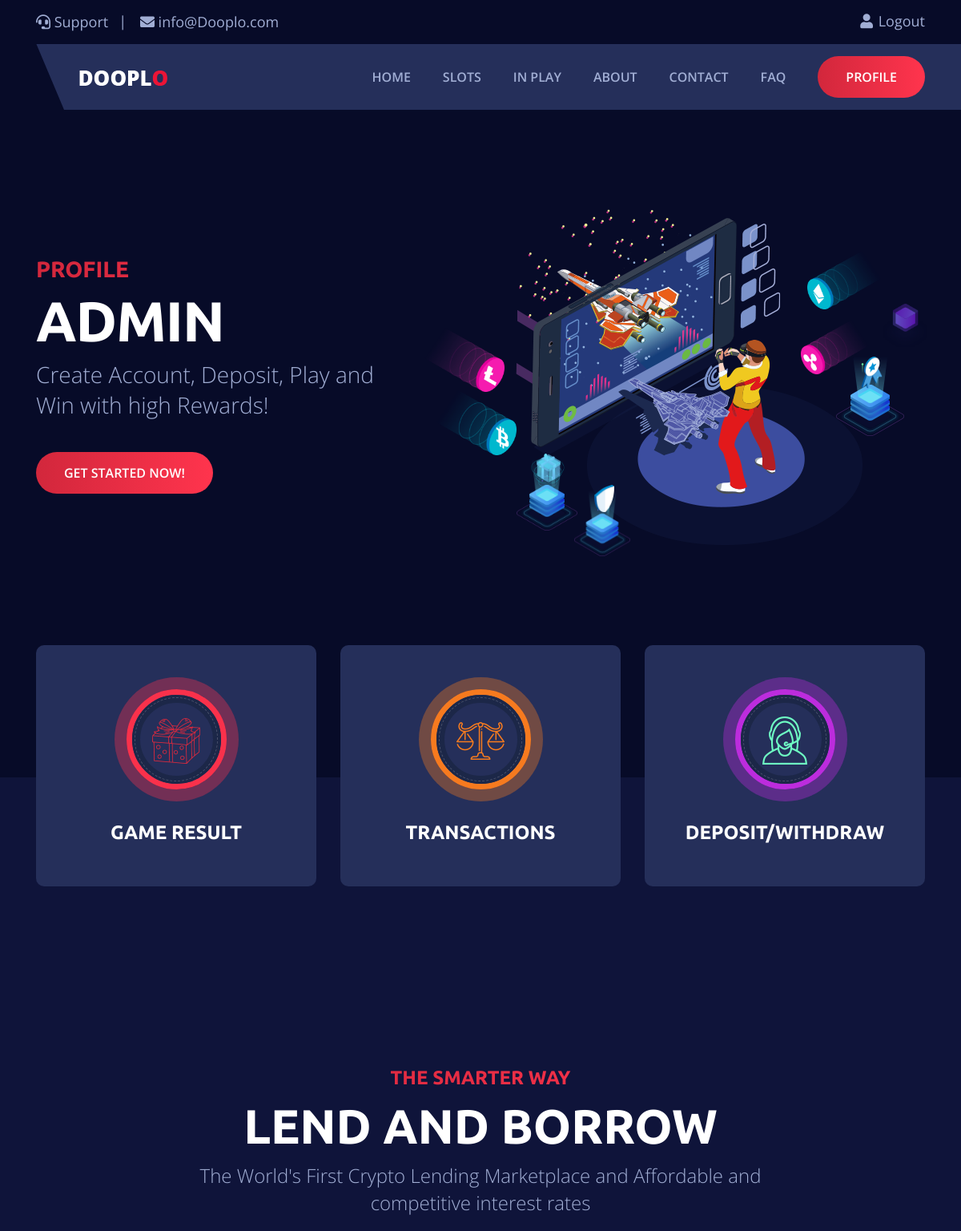
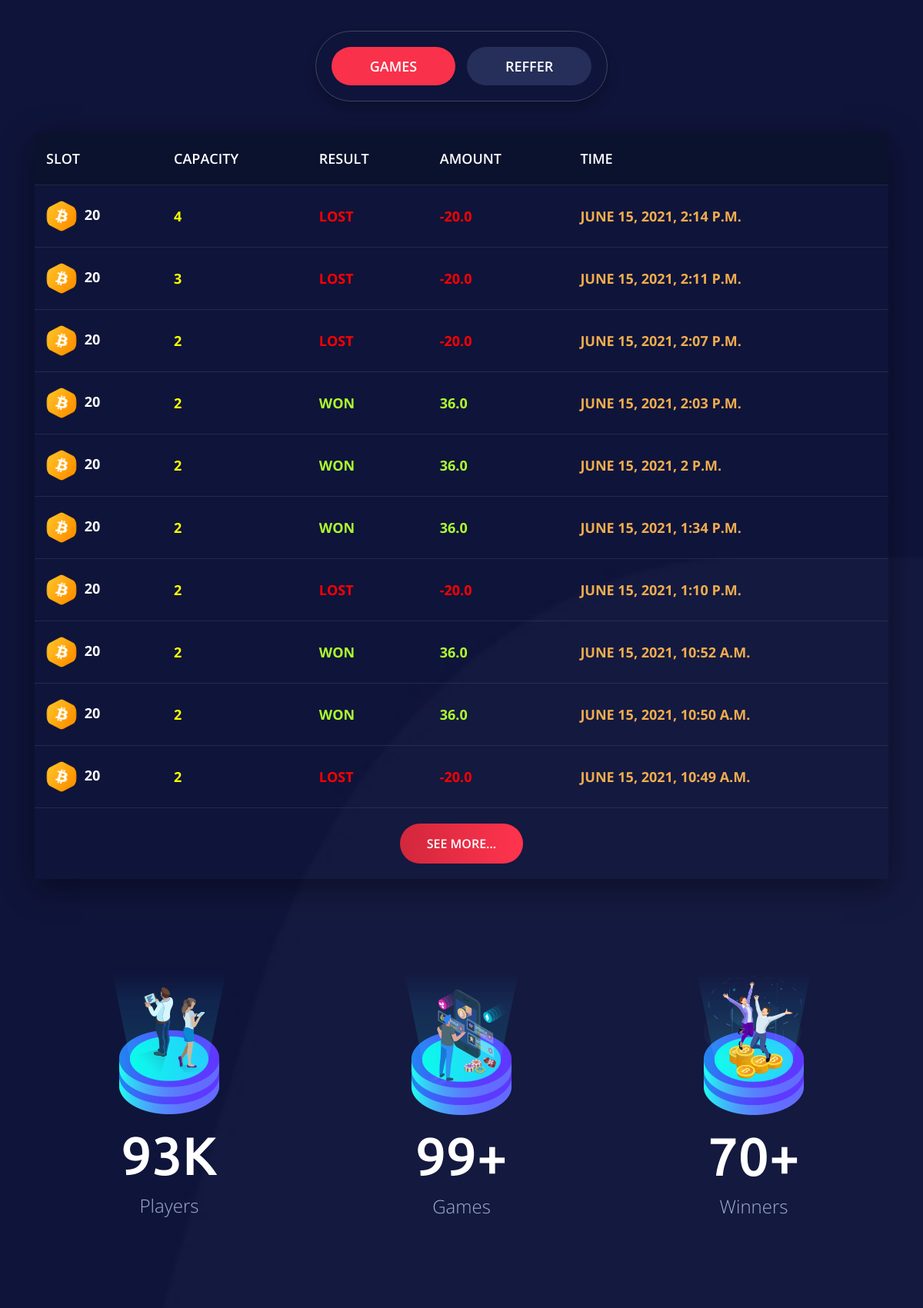
Screenshot of /profile/ (signed in, upper part) with the database file from the repository (2 pictures, top to bottom).
### wheelspin/models.py (models this page shows, shortened)
class GameDetails(models.Model):
    username = models.ForeignKey(User, on_delete=models.CASCADE)
    slot = models.BigIntegerField()
    capcity = models.BigIntegerField()
    result = models.CharField(max_length=10)
    charge = models.FloatField()
    time = models.DateTimeField(auto_now_add=True, auto_now=False)

### wheelspin/views.py (the view)
# urls.py: path('profile/', profile, name="profile"),
@login_required
def profile(request):
    username = request.user.id
    results = GameDetails.objects.filter(username=username).order_by('-id')[:10]
    context = {
        "results": results,
    }
    return render(request,'wheelspin/profile.html', context)

### wheelspin/templates/wheelspin/profile.html (shortened to what this page needs)
{% extends 'wheelspin/base.html' %}
{% load static %}
{% block body %}
    <div class="hero-area">
        <div class="container">
            <div class="row">
                <div class="col-lg-5 d-flex align-self-center">
                    <div class="left-content">
                        <div class="content">
                            <h5 class="subtitle">
                                Profile
                            </h5>
                            <h1 class="title">
                                {{request.user.username}}
                            </h1>
                            <p class="text">
                                Create Account, Deposit, Play and Win with high Rewards!
                            </p>
                            <div class="links">
                                <a href="/slots/" class="mybtn1 link1">Get Started Now!</a>
                            </div>
                        </div>
                    </div>
                </div>
                <div class="col-lg-7">
                    <div class="hero-img d-none d-md-block">
                        <img class="shape phone" src="{% static 'wheelspin/assets/images/h-shapes/phone.png' %}" alt="">
                        <img class="shape man" src="{% static 'wheelspin/assets/images/h-shapes/man222.png' %}" alt="">
                        <img class="shape ripple" src="{% static 'wheelspin/assets/images/h-shapes/ripple.png' %}" alt="">
                        <img class="shape ripple2" src="{% static 'wheelspin/assets/images/h-shapes/ripple1.png' %}" alt="">
                        <img class="shape bitcoin1" src="{% static 'wheelspin/assets/images/h-shapes/bitcoin1.png' %}" alt="">
                        <img class="shape bitcoin2" src="{% static 'wheelspin/assets/images/h-shapes/bitcoin2.png' %}" alt="">
                        <img class="shape shape-icon" src="{% static 'wheelspin/assets/images/h-shapes/shape.png' %}" alt="">
                        <img class="shape award-bg" src="{% static 'wheelspin/assets/images/h-shapes/award/bg.png' %}" alt="">
                        <img class="shape award" src="{% static 'wheelspin/assets/images/h-shapes/award/award.png' %}" alt="">
                        <img class="shape gift-bg" src="{% static 'wheelspin/assets/images/h-shapes/giftbox/bg.png' %}" alt="">
                        <img class="shape gift" src="{% static 'wheelspin/assets/images/h-shapes/giftbox/gift.png' %}" alt="">
                        <img class="shape shield-bg" src="{% static 'wheelspin/assets/images/h-shapes/shield/bg.png' %}" alt="">
                        <img class="shape shield" src="{% static 'wheelspin/assets/images/h-shapes/shield/shield.png' %}" alt="">
                    </div>
                </div>
            </div>
        </div>
    </div>
    <section class="featured-game">
        <div class="features">
            <div class="container">
                <div class="row">
                    <div class="col-lg-12">
                        <div class="feature-box">
                            <div class="feature-box-inner">
                                <div class="row">
                                    <div class="col-lg-4 col-md-6">
                                        <a href="/gameresults">
                                            <div class="single-feature">
                                                <div class="icon one">
                                                    <img src="{% static 'wheelspin/assets/images/feature/icon1.png' %}" alt="">
                                                </div>
                                                <div class="content">
                                                    <h4 class="title">
                                                        Game Result
                                                    </h4>
                                                </div>
                                            </div>
                                        </a>
                                    </div>
                                    <div class="col-lg-4 col-md-6">
                                        <a href="/transactions">
                                            <div class="single-feature">
                                                <div class="icon two">
                                                    <img src="{% static 'wheelspin/assets/images/feature/icon2.png' %}" alt="">
                                                </div>
                                                <div class="content">
                                                    <h4 class="title">
                                                        Transactions
                                                    </h4>
                                                </div>
                                            </div>
                                        </a>
                                    </div>
                                    <div class="col-lg-4 col-md-6">
                                        <a href="/exchange">
                                            <div class="single-feature">
                                                <div class="icon three">
                                                    <img src="{% static 'wheelspin/assets/images/feature/icon3.png' %}" alt="">
                                                </div>
                                                <div class="content">
                                                    <h4 class="title">
                                                        Deposit/Withdraw
                                                    </h4>
                                                </div>
                                            </div>
                                        </a>
                                    </div>
                                </div>
                            </div>
                        </div>
                    </div>
                </div>
            </div>
        </div>
    <section class="activities">
        <img class="shape shape1" src="{% static 'wheelspin/assets/images/people/shape1.png' %}" alt="">
        <img class="shape shape2" src="{% static 'wheelspin/assets/images/people/shape2.png' %}" alt="">
        <img class="shape shape3" src="{% static 'wheelspin/assets/images/people/shape3.png' %}" alt="">
        <div class="container">
            <div class="row justify-content-center">
                <div class="col-lg-8 col-md-10">
                    <div class="section-heading">
                        <h5 class="subtitle">
                            The Smarter Way
                        </h5>
                        <h2 class="title">
                            Lend and Borrow
                        </h2>
                        <p class="text">
                            The World's First Crypto Lending Marketplace and Affordable and competitive interest rates
                        </p>
                    </div>
                </div>
            </div>
            <div class="row">
                <div class="col-lg-12">
                    <div class="tab-menu-area">
                        <ul class="nav nav-lend mb-3" id="pills-tab" role="tablist">
                            <li class="nav-item">
                                <a class="nav-link active" id="pills-all-bets-tab" data-toggle="pill" href="#pills-all-bets" role="tab" aria-controls="pills-all-bets" aria-selected="true">Games</a>
                            </li>
                            <li class="nav-item">
                                <a class="nav-link" id="pills-my-bets-tab" data-toggle="pill" href="#pills-my-bets" role="tab" aria-controls="pills-my-bets" aria-selected="false">Reffer</a>
                            </li>
                        </ul>
                    </div>
                    <div class="tab-content" id="pills-tabContent">
                        <div class="tab-pane fade show active" id="pills-all-bets" role="tabpanel" aria-labelledby="pills-all-bets-tab">
                            <div class="responsive-table">
                                <table class="table">
                                    <thead>
                                        <tr>
                                            <th scope="col">Slot</th>
                                            <th scope="col">Capacity</th>
                                            <th scope="col">Result</th>
                                            <th scope="col">Amount</th>
                                            <th scope="col">Time</th>
                                        </tr>
                                    </thead>
                                    <tbody>
                                        {% for result in results%}
                                        <tr>
                                            <td>
                                                <img src="{% static 'wheelspin/assets/images/icon1.png' %}" alt=""> {{result.slot}}
                                            </td>
                                            <td style="color: yellow;">
                                                {{result.capcity}}
                                            </td>
                                            {% if result.charge < 0%}
                                            <td style="color: red;">
                                                {{result.result}}
                                            </td>
                                            <td style="color: red;">{{result.charge}}</td>
                                            {% else %}
                                            <td style="color: greenyellow;">
                                                {{result.result}}
                                            </td>
                                            <td style="color: greenyellow;">{{result.charge}}</td>
                                            {% endif%}
                                            <td>{{result.time}}</td>
                                        </tr>
                                        {% endfor %}
                                        <tr>
                                            <td colspan=6 style="text-align:center;">
                                                <a href="/gameresults" class="mybtn1">See more...</a>
                                            </td>
                                        </tr>
                                    </tbody>
                                </table>
                            </div>
                        </div>
                    </div>
                </div>
            </div>
        </div>
        <div class="funfact">
            <div class="container">
                <div class="row">
                    <div class="col-lg-4">
                        <div class="single-fun">
                            <img src="{% static 'wheelspin/assets/images/funfact/icon1.png' %}" alt="">
                            <div class="count-area">
                                <div class="count">93K</div>
                            </div>
                            <p>
                                Players
                            </p>
                        </div>
                    </div>
                    <div class="col-lg-4">
                        <div class="single-fun">
                            <img src="{% static 'wheelspin/assets/images/funfact/icon2.png' %}" alt="">
                            <div class="count-area">
                                <div class="count">99+</div>
                            </div>
                            <p>
                                Games
                            </p>
                        </div>
                    </div>
                    <div class="col-lg-4">
                        <div class="single-fun">
                            <img src="{% static 'wheelspin/assets/images/funfact/icon3.png' %}" alt="">
                            <div class="count-area">
                                <div class="count">70+</div>
                            </div>
                            <p>
                                Winners
                            </p>
                        </div>
                    </div>
                </div>
            </div>
        </div>
    </section>
{% endblock %}

### rows the page displays
GameDetails: slot "20", capcity "4", result "LOST", charge "-20.0", time "JUNE 15, 2021, 2:14 P.M."
GameDetails: slot "20", capcity "3", result "LOST", charge "-20.0", time "JUNE 15, 2021, 2:11 P.M."
GameDetails: slot "20", capcity "2", result "LOST", charge "-20.0", time "JUNE 15, 2021, 2:07 P.M."
GameDetails: slot "20", capcity "2", result "WON", charge "36.0", time "JUNE 15, 2021, 2:03 P.M."
GameDetails: slot "20", capcity "2", result "WON", charge "36.0", time "JUNE 15, 2021, 2 P.M."
GameDetails: slot "20", capcity "2", result "WON", charge "36.0", time "JUNE 15, 2021, 1:34 P.M."
GameDetails: slot "20", capcity "2", result "LOST", charge "-20.0", time "JUNE 15, 2021, 1:10 P.M."
GameDetails: slot "20", capcity "2", result "WON", charge "36.0", time "JUNE 15, 2021, 10:52 A.M."
GameDetails: slot "20", capcity "2", result "WON", charge "36.0", time "JUNE 15, 2021, 10:50 A.M."
GameDetails: slot "20", capcity "2", result "LOST", charge "-20.0", time "JUNE 15, 2021, 10:49 A.M."

### other values shown
{{ request.user.username }} "ADMIN"
